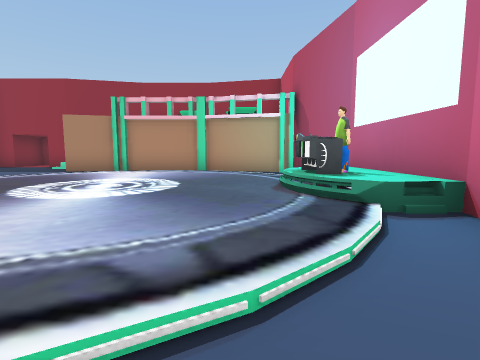
view 1 (above)

13 first-person views from a walk through a scene from a Unity 3-D project. The camera is 1.2 m above the floor, tilts 6° down and sees 85° across. The floor is counted in squares, 2 m on a side. Each view is taken from the middle of a square. On the plan, view 1 faces up. The plan holds only what a view shows up to about 9 squares ahead; the rest is blank. Some surface patterns are stand-ins.

view 2
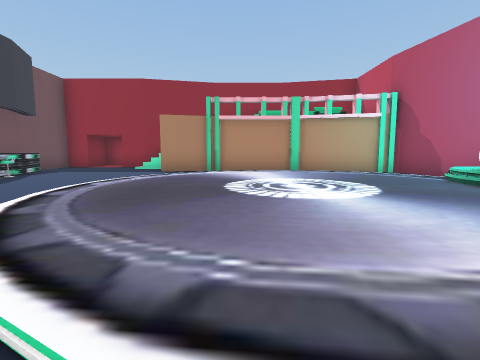

view 3
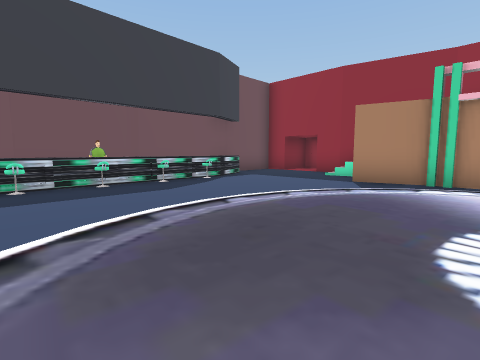

view 4
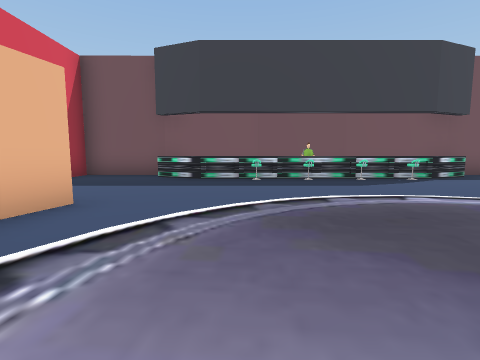

view 5
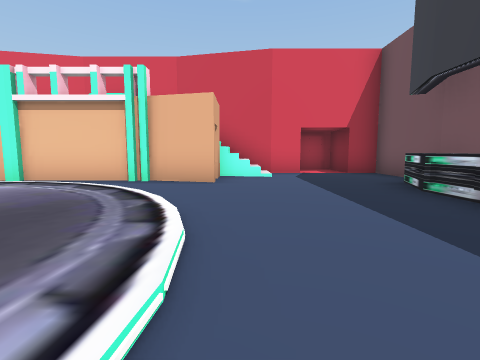

view 6
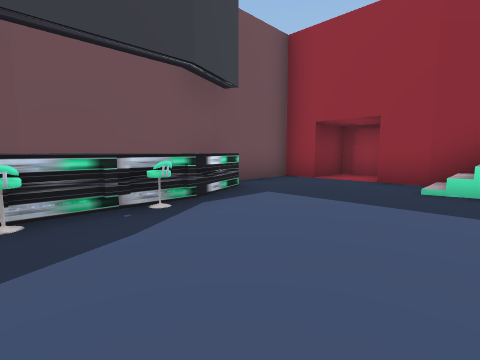

view 7
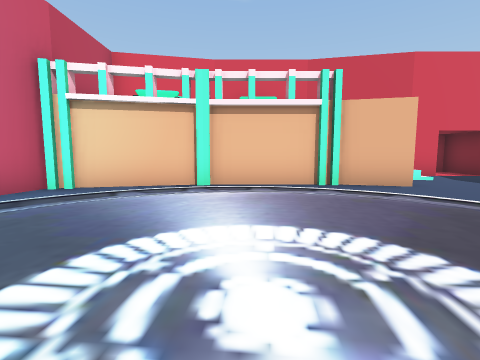

view 8
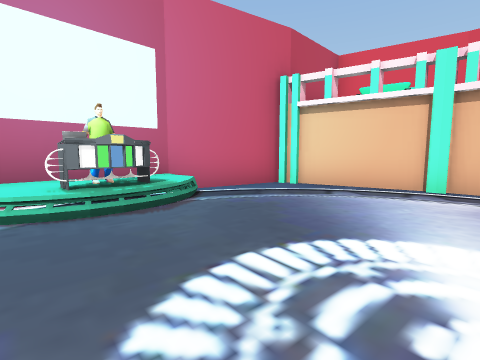

view 9
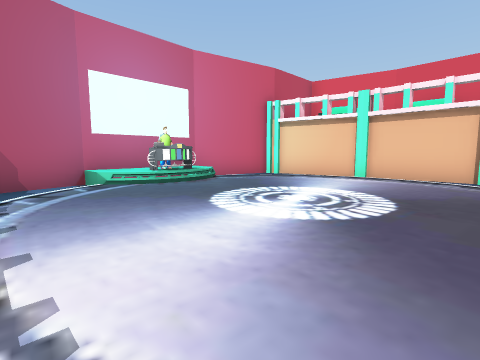

view 10
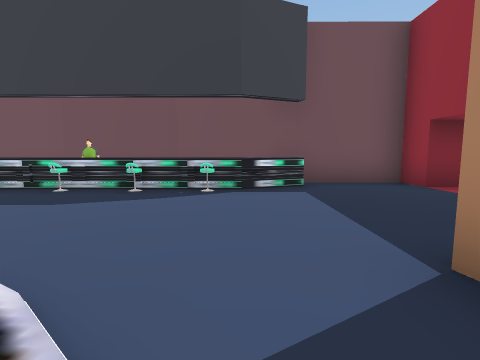

view 11
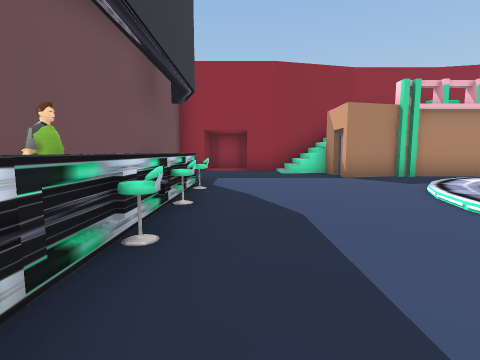

view 12
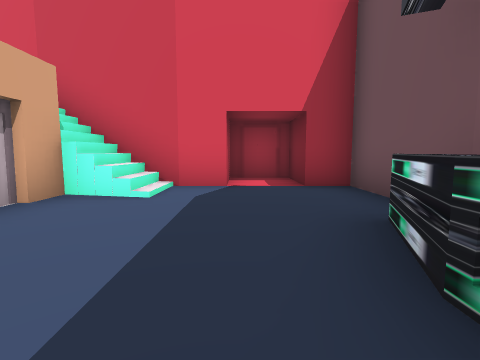

view 13
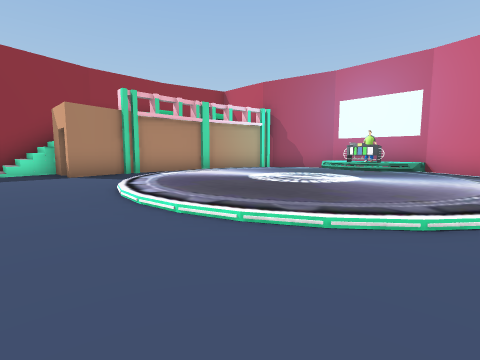

### Floor plan
Key: @ floor where view 1 was taken; # wall or solid block; x gap in a wall; . main floor; : floor 0.25 m higher than the main floor; + floor 3.5 m higher than the main floor; / step, stairs or slope; ^ raised ledge; T table; C chair; S sofa.
Columns run from 11 left of view 1 to 2 right of it. Each row starts with its distance up from view 1.
 12   ###
 11  ##.###
 10  #..//#
  9  #....#######
  8  #....# ...###
  7  #^..../:::/.#
  6 ##C.../:::::/#
  5 # C...::::::/#
  4 # C...::::::T#
  3 # ^...::::::/#
  2 ##C.../:::::/#
  1  #^..../:::/.#
  0  #.........@##
 -1  #....########
 -2  #..//x+S   #
 -3  ##.#### ####
 -4   ###

Positions as (right, up) in squares from view 1, and headings:
1: (0, 0), facing up
2: (-3, 0), facing up
3: (-3, 2), facing up-left
4: (-2, 2), facing left
5: (-6, 5), facing down
6: (-6, 5), facing up-left
7: (-2, 5), facing down
8: (-2, 5), facing down-right
9: (-4, 7), facing down-right
10: (-4, 7), facing left
11: (-8, 2), facing up
12: (-8, 2), facing down
13: (-7, 1), facing up-right
